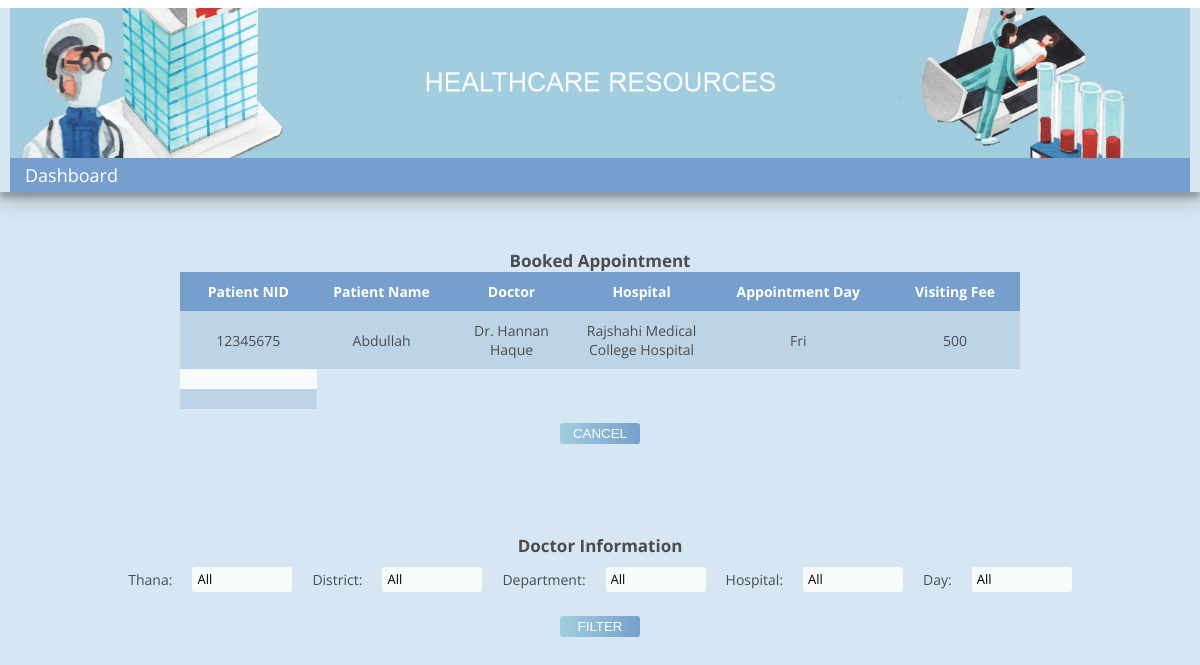
Page /Code/healthcare_resources/book_appointment.php (signed in) on the committed database.
### tables this page shows
CREATE TABLE `user` (
  `NID` int(13) NOT NULL,
  `Password` varchar(20) NOT NULL,
  `Name` varchar(50) NOT NULL,
  `Gender` varchar(10) NOT NULL,
  `Birth_Date` date NOT NULL,
  `Age` int(3) NOT NULL,
  `Address` text NOT NULL,
  `Phone` int(11) NOT NULL
);

CREATE TABLE `doctor` (
  `ID` int(13) NOT NULL,
  `Name` varchar(50) NOT NULL,
  `Designation` varchar(50) NOT NULL,
  `Qualification` text NOT NULL,
  `Specialization` varchar(50) NOT NULL,
  `Visiting_Hour` varchar(50) NOT NULL,
  `Visiting_Fee` int(11) NOT NULL,
  `Department` varchar(50) NOT NULL,
  `Hospital` int(50) NOT NULL
);

CREATE TABLE `hospital` (
  `hCode` int(11) NOT NULL,
  `Name` varchar(50) NOT NULL,
  `Speciality` varchar(50) NOT NULL,
  `Road No.` text NOT NULL,
  `Thana` varchar(50) NOT NULL,
  `District` varchar(50) NOT NULL,
  `Contact` int(11) NOT NULL,
  `Available_Beds` int(11) NOT NULL,
  `Bed_Amount` int(11) NOT NULL,
  `Bed_Fee` int(11) NOT NULL
);

### Code/healthcare_resources/book_appointment.php (the view, shortened to what this page needs)
<html>
<head>
<link rel="stylesheet" href="css/book_bed.css">
</head>
<body>
<div id="container">
	<div id="nav-parent">
		<img id="bannerpic" src="images/banner.png">
		<div class="nav">
		<a href="dashboard.php" style="font-size: 18px;padding: 10px;">Dashboard</a>
		</div>
	</div>
	<div class="paper2">
			<form action="" method="post">
			<?php
			$n = $_SESSION['n'];
			require_once('dbconnect.php');
			$sql = "SELECT * FROM appointment WHERE patient = $n;";
			$result = mysqli_query($conn, $sql);
			if(mysqli_num_rows($result) !=0 ){
			?>
			<br><br><br>
			<b><center style="font-size: 17px;">Booked Appointment </center></b>
				<?php if (isset($_SESSION['l']) && $_SESSION['l']=='true'){
				require_once('dbconnect.php');
				if(isset($_SESSION['n'])){
				$sql = "select DISTINCT a.patient, e.name, b.name, c.name, d.day, b.visiting_fee, b.id FROM appointment a, doctor b, hospital c, doctorSlots d, user e WHERE patient = $n AND a.doctor = b.id AND b.hospital = c.hCode AND d.day = a.Appointment_Day AND e.NID = $n;";
				$result = mysqli_query($conn, $sql);
				if(mysqli_num_rows($result) !=0 ){
				while($row = mysqli_fetch_array($result)){?>
				<table  border="0" rules="none" class="query center tdequal result" id="result" style="border-collapse: collapse;text-align:center; font-size: 14px;" border="1" width="70%">
				<tr><th>Patient NID</th><th>Patient Name</th><th>Doctor</th><th>Hospital</th><th>Appointment Day</th><th>Visiting Fee</th></tr>
				<tr><td><?php echo $row[0]; ?></td><td><?php echo $row[1]; ?></td><td><?php echo $row[2]; ?></td><td><?php echo $row[3]; ?> </td><td><?php echo $row[4]; ?> </td><td><?php echo $row[5]; ?> </td></tr>
				<tr><td><input type="hidden" name="doc" value= "<?php echo $row[6]; ?>"></input></td></tr>
				<tr><td><input type="hidden" name="day2" value= "<?php echo $row[4]; ?>"></input></td></tr>
				<?php } ?>
				<tr style="background-color: transparent;"><td colspan="6" style="background-color:transparent;"><center><button type="submit" name="delete_appn" class="loginbtn btn-1 btn">Cancel</button></center></td></tr>
				<?php
				}else{ ?>
				<tr><td><center>No previous appointment found</center></td></tr>
				<?php }}} ?>
				</table>
				<br>
				</form><?php
			} ?>
			<br><br><br>
			<form action="" method="post">
			<b><center style="font-size: 17px;">Doctor Information</center></b>
				<table border="0" style="border-collapse: collapse;" class="query center">
				<tr>
				<td><label>Thana:</label></td>
				<td>
						<select height="10px;" name="thana" id="thana">
						<option value="All" <?php if (isset($_POST['doctorq'])&& $_POST['thana'] == 'All'){ echo "selected";} ?>>All</option>
						</select>
				</td>
				<td><label>District:</label></td>
				<td>
						<select height="10px;" name="district" id="district">
						<option value="All" <?php if (isset($_POST['doctorq'])&& $_POST['district'] == 'All'){ echo "selected";} ?>>All</option>
						</select>
				</td>
					<td><label>Department:</label></td>
					<td>
						<select name="dept" id="dept">
						<option value="All" <?php if (isset($_POST['doctorq'])&& $_POST['dept'] == 'All'){ echo "selected";} ?>>All</option>
						</select>
					</td>
					<td><label>Hospital:</label></td>
					<td>
						<select name="hos" id="hos">
						<option value="All" <?php if (isset($_POST['doctorq'])){ if($_POST['hos'] == 'All'){ echo "selected";}} ?>>All</option>
						</select>
					</td>
					<td><label>Day:</label></td>
					<td><select name="day" id="day">
					<option value="All" <?php if (isset($_POST['doctorq'])){ if($_POST['day'] == 'All'){ echo "selected";}} ?>>All</option>
					</select></td>
				</tr>
				<tr style="background-color: transparent;"><td colspan="10"><center><button type="submit" value="hospitalq" name="doctorq" class="loginbtn btn-1 btn">Filter</center></button></td></tr>
			</table>
			</form>
			<br><br>
	</div>
	<br>
</body>
</html>

### Code/healthcare_resources/css/book_bed.css (style rules this page uses)
body { --background-color: #d6e2e9; font-family: "Open Sans"; font-size: 14px; color: #4C4C4C; }
label { font-size: 14px; }
select { width: 150px; padding: 5px; }
a { text-decoration: None; color: white; }
button { background-color: #769FCD; border: none; color: white; padding: 5px 10px; text-align: center; text-decoration: none; display: inline-block; margin: 4px 2px; cursor: pointer; }
th,tr { padding: 10px; }
form { margin:0px; padding:0px; display:inline; }
#bannerpic { height: 150px; width: 100%; object-fit: cover; object-position: 50% 50%; }
#container { width: 100%; font-size: 14px; --background-color: #bcd4e6; background-color: #D6E6F2; height: 98vh; overflow: auto; margin: auto; position: absolute; top: 50%; left: 50%; -ms-transform: translate(-50%, -50%); transform: translate(-50%, -50%); }
#nav-parent { height: auto; width: 100%; object-fit: cover; object-position: 50% 30%; padding: 0px 10px 0px 10px; position: -webkit-sticky; position: sticky; top: 0px; box-shadow: rgba(0, 0, 0, 0.19) 0px 10px 20px, rgba(0, 0, 0, 0.23) 0px 6px 6px; z-index: 5; }
.center { margin-left: auto; margin-right: auto; padding: 10px; }
.tdequal td { width: 80px; }
.query td { padding: 10px; }
.nav { outline: white; padding: 5px; background-color: #769FCD; height: auto; object-fit: cover; width: 100%; margin: auto; }
.result th { background-color: #769FCD; color: #ffffff; }
.result tr:nth-of-type(odd) { background-color: #F7FBFC; }
.result tr:nth-of-type(even) { background-color: #bcd4e6; }
.query button { width: 80px; padding: 3px; }
.loginbtn { width: 295px; background-color: #769FCD; border: none; color: white; padding: 7px 10px; text-align: center; text-decoration: none; display: inline-block; margin: 4px 2px; cursor: pointer; border-radius: 0.25em; }
.btn-1 { background-image: linear-gradient(to right, #a1cdde 0%, #769FCD 51%, #a1cdde 100%); }
.btn { text-align: center; text-transform: uppercase; transition: 0.5s; background-size: 200% auto; color: white; }
* { box-sizing: border-box; }
html { --scrollbarBG: #d6e2e9; --thumbBG: #F7FBFC; }
body { scrollbar-width: thin; scrollbar-color: var(--thumbBG) var(--scrollbarBG); }

### Code/healthcare_resources/book_appointment.php (style rules this page uses)
select { width: 100px; }

### rows in the picture
user: row "12345675", Name "Abdullah", doctor.Name "Dr. Hannan Haque", hospital.Name "Rajshahi Medical College Hospital", row "Fri", doctor.Visiting_Fee "500"
